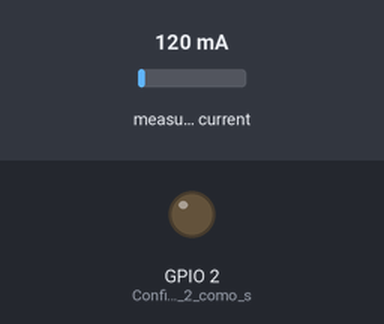
Recording of a sketch running on a simulated ESP32. Shown: output pins drawn as LEDs (lit = HIGH). Inputs (shaded band) come from the test bench; at power-on: measured current 120 mA. WiFi joins after 1.5 s; servers stay silent unless stated; random numbers use the default seed unless the sketch sets one; no MQTT or app messages arrive unless stated; what the sketch prints to the serial monitor is not drawn.

Above: at 0.1 s.
At 1.6 s:
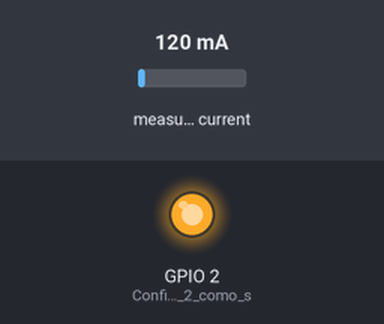
Timing chart, 0 to 3.1 s (numbered marks = the images above):
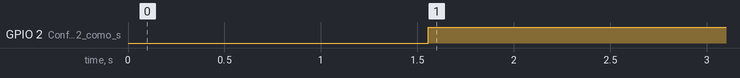

Measured:
- by itself, GPIO 2 (Configura_o_pino_2_como_s): LOW → HIGH at 1.6 s

The sketch:

Leitor_de_Corrente.ino
```cpp
//Bibliotecas
#include <WiFi.h>                // Inclui a biblioteca WiFi para permitir a conexão com redes Wi-Fi
#include <PubSubClient.h>        // Inclui a biblioteca PubSubClient para comunicação MQTT
#include "EmonLib.h"             // Include Emon Library
EnergyMonitor emon1;             // Create an instance

//Credenciais de conexão WiFi e Broker
const char* ssid = "ssid";         // Nome da rede Wi-Fi à qual o ESP32 irá se conectar
const char* password = "password";  // Senha da rede Wi-Fi
const char* mqtt_server = "your ip"; // Endereço IP do broker MQTT

//Nome do Cliente
WiFiClient ESP32_GUSTAVO;              // Objeto que representa a conexão Wi-Fi
PubSubClient client(ESP32_GUSTAVO);    // Objeto cliente MQTT que irá usar a conexão Wi-Fi para se comunicar com o broker

//Váriaveis
int valor;
float corrente;

//função para conexão com WiFi
void setup_wifi() {
  Serial.print("Connecting to ");      // Exibe no terminal o processo de conexão
  Serial.println(ssid);                 // Imprime o nome da rede Wi-Fi que está sendo acessada

  WiFi.mode(WIFI_STA);                  // Configura o ESP32 para o modo Station (se conecta a uma rede Wi-Fi)
  WiFi.begin(ssid, password);           // Inicia a conexão com a rede Wi-Fi utilizando o SSID e a senha fornecidos

  // Aguarda até que a conexão Wi-Fi seja estabelecida
  while (WiFi.status() != WL_CONNECTED) {
    delay(500);                         // Espera 500ms entre as tentativas de conexão
    Serial.print(".");                  // Exibe um ponto (.) a cada tentativa para mostrar que o código está tentando se conectar
  }

  // Após a conexão ser estabelecida
  Serial.println("WiFi connected");     // Informa no terminal que a conexão foi bem-sucedida
  Serial.print("IP address: ");       // Exibe o endereço IP atribuído ao ESP32
  Serial.println(WiFi.localIP());       // Imprime o IP local atribuído ao ESP32 pela rede Wi-Fi
  Serial.print("MAC-Address:");         // Exibe a mensagem "MAC-Address:" no terminal
  Serial.println(WiFi.macAddress());    // Exibe o endereço MAC do ESP32 na rede Wi-Fi
}

//Função para conexão do broker com o mqtt
void reconnect() {
  // Loop até que a conexão com o broker MQTT seja estabelecida
  while (!client.connected()) {
    Serial.print("Attempting MQTT connection...");  // Exibe no terminal que está tentando conectar ao broker MQTT
    if (client.connect("ESP32_GUSTAVO")) {  // Tenta conectar ao broker MQTT com o nome de cliente "ESP32_GUSTAVO"
      Serial.println("connected");           // Se conectado, imprime "connected" no terminal
    } else {
      Serial.print("failed, rc=");           // Caso falhe na conexão, exibe a mensagem "failed, rc="
      Serial.print(client.state());          // Exibe o código de erro que ocorreu ao tentar a conexão MQTT
      Serial.println(" try again in 5 seconds");  // Exibe a mensagem de tentativas futuras em 5 segundos
      delay(5000);                            // Espera 5 segundos antes de tentar novamente
    }
  }
}

void setup() {
  pinMode(2, OUTPUT);                     // Configura o pino 2 como saída (comum para controle de LED ou outros dispositivos)
  Serial.begin(115200);                   // Inicia a comunicação serial com a taxa de 115200 bauds (velocidade do terminal serial)
  setup_wifi();                           // Chama a função que conecta o ESP32 à rede Wi-Fi
  client.setServer(mqtt_server, 1883);    // Define o endereço IP e a porta (1883) do broker MQTT
  emon1.current(34, 100);                // Current: input pin, calibration.
}

void Conectado() {
  if(WiFi.status()) {                     // Se o status da conexão Wi-Fi for diferente de WL_CONNECTED (indicando que está conectado)
    digitalWrite(2, HIGH);                // Acende o LED no pino 2 (poderia ser um dispositivo ou algo para indicar "conectado")
  } else {                               // Caso contrário, se o ESP32 não estiver conectado
    digitalWrite(2, LOW);                 // Apaga o LED no pino 2 (indicando "desconectado")
  }
}

void ESP32_ENVIA(){
  valor = random(0,100);
  client.publish("RANDOM_GUSTAVO",String(valor).c_str());
  delay(1000);
}

void Leitor_Corrente(){
  corrente = emon1.calcIrms(1480);  // Calculate Irms only
  client.publish("CORRENTE_GUSTAVO", String(corrente).c_str());
  delay(1000);
}

void loop() {
  if (!client.connected()) {              // Se o cliente MQTT não estiver conectado ao broker
    reconnect();                          // Chama a função de reconexão ao broker MQTT
  }
  Conectado();                            // Verifica a conexão Wi-Fi e acende ou apaga o LED dependendo do status
  ESP32_ENVIA();
  Leitor_Corrente();
}
```
